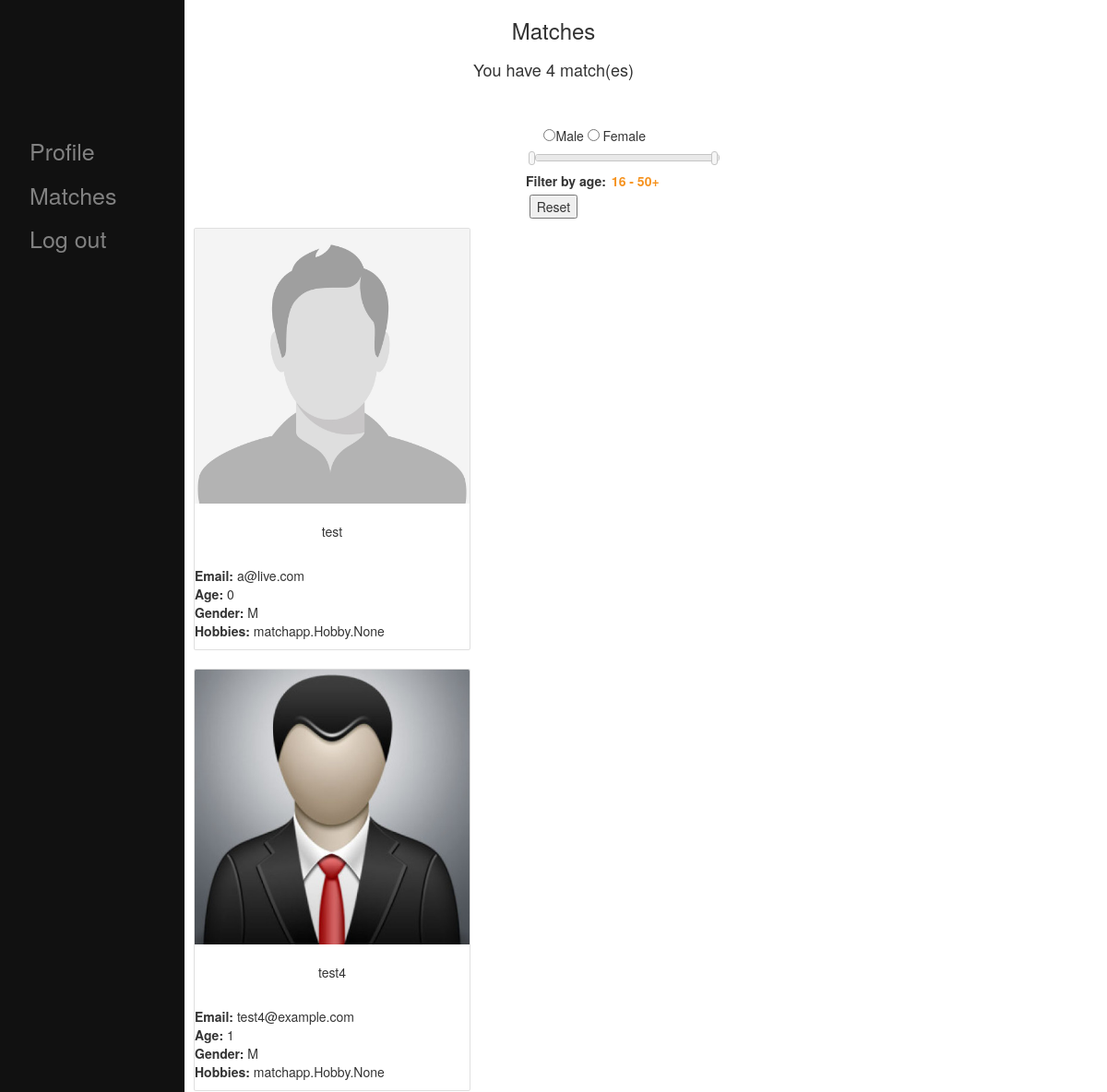
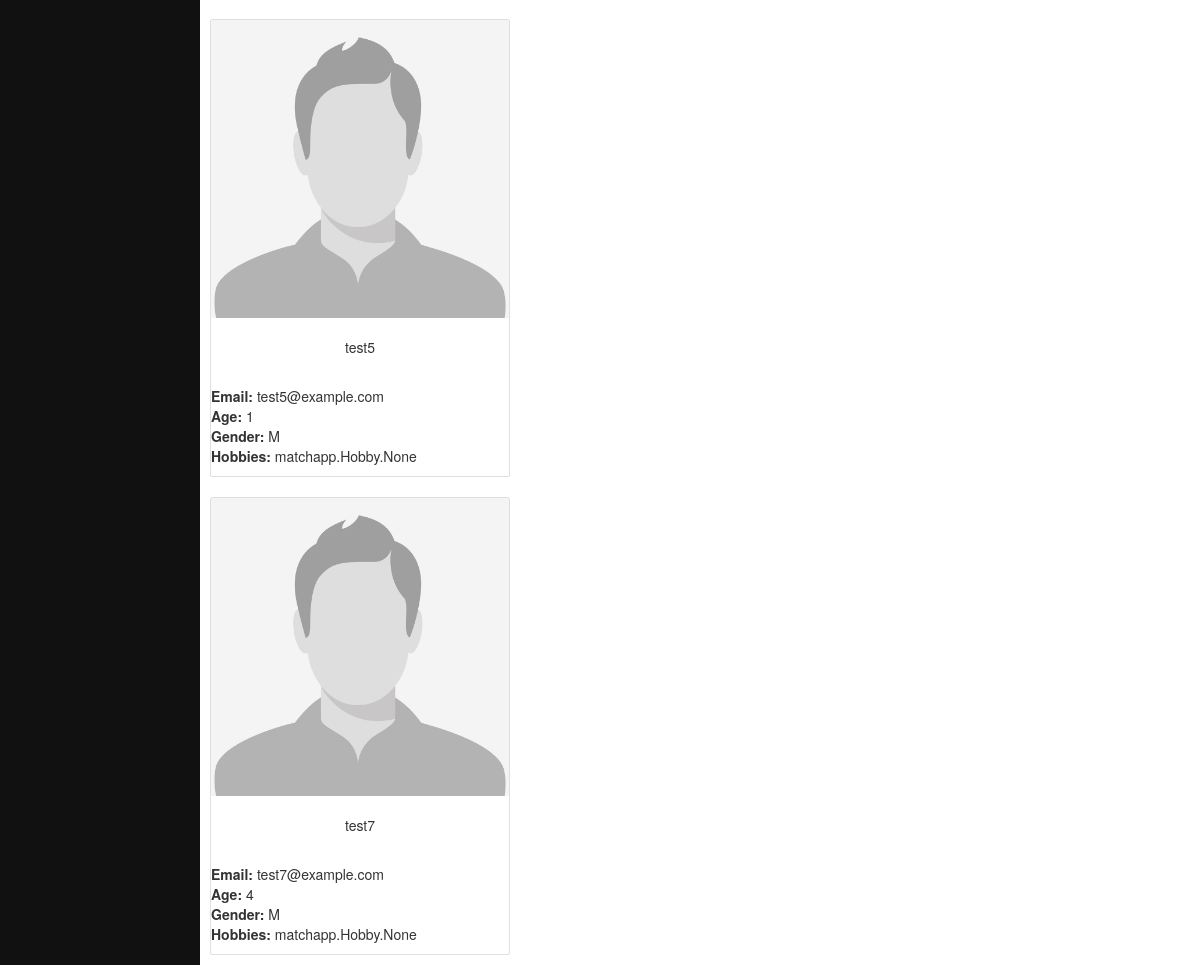
Page /similarHobbies/ (signed in) on the committed database (2 pictures, top to bottom).
### matchapp/models.py (models this page shows, shortened)
class Member(User):
    hobbies = models.ManyToManyField(
        blank=True,
        to=Hobby,
        symmetrical=False,
        related_name='related_to'
    )
    def __str__(self):
        return self.username

class Profile(models.Model):
    user = models.OneToOneField(
        to=Member,
        blank=True,
        null=True,
        on_delete=models.CASCADE
    )
    image = models.ImageField(upload_to='profile_images',
                              default='default.jpg')
    email = models.EmailField()
    GENDER_CHOICES = (
        ('M', 'Male'),
        ('F', 'Female'),
    )
    gender = models.CharField(max_length=1, choices=GENDER_CHOICES)
    dob = models.DateField(max_length=8, null=True)
    @property
    def age(self):
        return int((datetime.now().year - self.dob.year))

### matchapp/views.py (the view)
    def mod_view(request):
        form = UserLogInForm()
        if 'username' in request.session:
            username = request.session['username']
            try: user = Member.objects.get(username=username)
            except Member.DoesNotExist: raise Http404('Member does not exist')
            return view(request, user)
        else:
            return render(request, 'matchapp/index.html', {'form': form})

### matchapp/views.py (called while the page is built)
def loggedin(view):
    def mod_view(request):
        form = UserLogInForm()
        if 'username' in request.session:
            username = request.session['username']
            try: user = Member.objects.get(username=username)
            except Member.DoesNotExist: raise Http404('Member does not exist')
            return view(request, user)
        else:
            return render(request, 'matchapp/index.html', {'form': form})
    return mod_view

@loggedin
def similarHobbies(request, user):
    exclude = Member.objects.exclude(id=user.id)
    common = exclude.filter(hobbies__in=user.hobbies.all())
    hobbies = common.annotate(hob_count=Count('hobbies'))
    match = hobbies.order_by('-hob_count')
    context = {
        'appname': appname,
        'matches': match,
        'numberOfhobbies': hobbies.count(),
        'loggedIn': True
        }
    print("users with similar hobbies" + str(match))
    return render(request, 'matchapp/matches.html', context)

### matchapp/templates/matchapp/matches.html (shortened to what this page needs)
{% extends 'matchapp/base.html' %}
{% load static %}
{% block content %}
<h3 class="title"> Matches <h3>
        <h4 class="subtitle"> You have {{numberOfhobbies}} match(es) </h4>
<div class="filter_form">
    <form action="{% url 'filter' %}" method="POST">
        <div class="main">
        	<br>
        	<br>
            &nbsp; &nbsp; &nbsp;<input type="radio" name="gender" value="Male">Male
            <input type="radio" name="gender" value="Female"> Female
            <div id="slider-range"></div>
            <label for="age">Filter by age:</label>
            <input type="text" id="age" readonly style="border:0; color:#f6931f; font-weight:bold;">
        </div>
    </form>
</div>
            <div class=updateBtn id=save_button><input type="submit" value="Reset"></div>
{%for match in matches%}
<div id = userProfile>
<div class="d-inline-block">
<div class="container">
<div class="card-groups">
    <div class="card">
        <img class="card-img-top" src="{{match.profile.image.url}}" alt="Card image cap">
        <div class="card-body text-center">
            <h5 class="card-title"> {{ match.username }}</h5>
        </div>
        <p class="card-text">
            <div><b>Email:</b> {{ match.profile.email }}</div>
            <div><b>Age:</b> {{ match.profile.age }}</div>
            <div><b>Gender:</b> {{ match.profile.gender }}</div>
            <div><b>Hobbies:</b> {{ match.hobbies }}</div>
        </p>
    </div>
</div>
</div>
</div>
</div>
{%endfor%}
{% endblock %}

### matchapp/static/matchapp/style.css (style rules this page uses)
body { font-family: Arial, Helvetica, sans-serif; background: white; }
div.updateBtn { text-align: center; }
.main { margin-left: 200px; }

### matchapp/templates/matchapp/matches.html (style rules this page uses)
.main { margin-left: 570px; }
.title,.subtitle { text-align: center }
.container { margin-left: 200px; width: 30%; padding: 10px; }
.card-title { text-align: center }
.card { width:300px; }
.d-inline-block { width:310px; }
#slider-range { margin: 10px; }
.ui-slider-horizontal { height: 8px; width: 200px; }

### rows in the picture
Member: profile.image (placeholder picture), username "test", profile.email "a@live.com", profile.age "0", profile.gender "M", hobbies "matchapp.Hobby.None"
Member: profile.image (picture), username "test4", profile.email "test4@example.com", profile.age "1", profile.gender "M", hobbies "matchapp.Hobby.None"
Member: profile.image (placeholder picture), username "test5", profile.email "test5@example.com", profile.age "1", profile.gender "M", hobbies "matchapp.Hobby.None"
Member: profile.image (placeholder picture), username "test7", profile.email "test7@example.com", profile.age "4", profile.gender "M", hobbies "matchapp.Hobby.None"

### other values in the picture
{{ numberOfhobbies }} "4"
